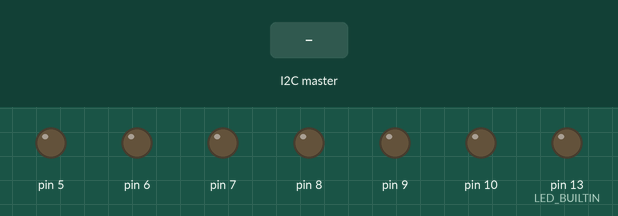
Recording of a sketch running on a simulated Arduino Uno, built with avr-gcc and run on an emulated ATmega328P. Shown: output pins drawn as LEDs (lit = HIGH). Dashed ring = blinking. The inputs (shaded band) are chosen by the test bench. What the sketch prints to the serial monitor is not drawn.

Above: at 1.2 s.
1.3 s: the I2C master sends the byte 1
At 2.6 s:
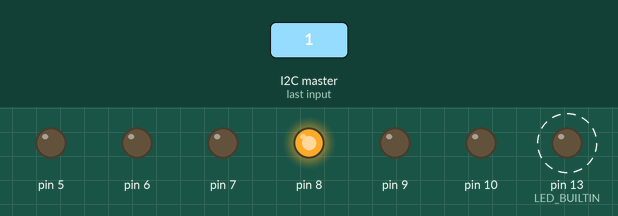
4.3 s: the I2C master sends the byte 2
At 6.05 s:
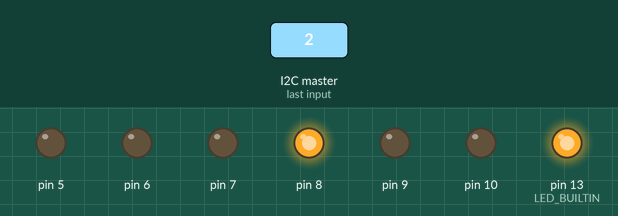
Timing chart, 0 to 10.6 s (numbered marks = the images above; inputs shaded):
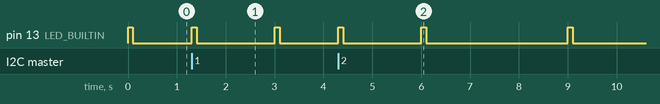

Measured:
- after the input at 1.3 s, pin 8: LOW → HIGH at once

The sketch:

I2C_motoren_arduino.ino
```cpp
#include <Wire.h>
#include "Motor.h"

#define SERIAL_OUTPUT
#define SLAVE_ADDRESS 0x08

Motor motorRight(5, 7, 8, A0, 2);
Motor motorLeft(6, 9, 10, A1, 3);

template<class T>
void print(T message) {
#ifdef SERIAL_OUTPUT
  Serial.print(message);
#endif
}

template<class T>
void println(T message) {
#ifdef SERIAL_OUTPUT
  Serial.println(message);
#endif
}


void setup() {
  Wire.begin(SLAVE_ADDRESS);
  Wire.onReceive(receiveEvent);

  pinMode(LED_BUILTIN, OUTPUT);

#ifdef SERIAL_OUTPUT
  Serial.begin(115200);
#endif

  println("Motoren Arduino");
  print("Adresse: "); Serial.println(SLAVE_ADDRESS);

}

inline void recieveError() {
  println("WARNING: Recieved wrong/corrupted data");
}


void loop() {

  // Motoren ansteuern

  digitalWrite(LED_BUILTIN, HIGH);
  delay(100);
  digitalWrite(LED_BUILTIN, LOW);
  delay(3000 - 100);
}

void receiveEvent(int byte_amount) {


  print("Anzahl: ");
  println(byte_amount);


  if (byte_amount == 2) {
    recieveError();
    return;
  }

  digitalWrite(LED_BUILTIN, HIGH);

  int command = Wire.read();
  int puffer_b = Wire.read();

  print("Comand: ");
  print(command);
  print("\tBuffer: ");
  print(puffer_b);

  int inbytes[byte_amount - 2];

  int index = 0;
  print("  data: [");
  while (Wire.available()/* && index < byte_amount - 2*/) {
    inbytes[index++] = Wire.read();
    print(inbytes[index - 1]);
    if(Wire.available() > 0)
      print(";");
  }
  println("]");


  if (command == MOTOR_DIR_PWM) {
    int side = inbytes[0];
    int dir = inbytes[1];
    int pwm = inbytes[2];

    println("MOTOR_DIR_PWM");

    if (side == MOTOR_LEFT) {
      motorLeft.update(dir, pwm);
    } else if (side == MOTOR_RIGHT) {
      motorRight.update(dir, pwm);
    } else if (side == MOTOR_BOTH) {
      motorLeft.update(dir, pwm);
      motorRight.update(dir, pwm);
    }
  } else if (command == MOTOR_DIR_PWM_BOTH) {
    int dir_l = inbytes[0];
    int pwm_l = inbytes[1];
    int dir_r = inbytes[2];
    int pwm_r = inbytes[3];

    println("MOTOR_DIR_PWM_BOTH");

    motorLeft.update(dir_l, pwm_l);
    motorRight.update(dir_r, pwm_r);

  } else if (command = MOTOR_STATE) {
    int side = inbytes[0];
    int state = inbytes[1];

    println("MOTOR_STATE");

    if (side == MOTOR_LEFT) {
      motorLeft.update(state);
    } else if (side == MOTOR_RIGHT) {
      motorRight.update(state);
    } else if (side == MOTOR_BOTH) {
      motorLeft.update(state);
      motorRight.update(state);
    } else {
      recieveError();
    }
  } else {
    recieveError();
  }

  digitalWrite(LED_BUILTIN, LOW);
}
```

Motor.cpp
```cpp
#include "Arduino.h"
#include "Motor.h"

#define NORMAL_SPEED 90

Motor::Motor(int pin_d, int pin_in1, int pin_in2, int pin_fb, int pin_sf) {
  _pin_d = pin_d;
  _pin_in1 = pin_in1;
  _pin_in2 = pin_in2;
  _pin_fb = pin_fb;
  _pin_sf = pin_sf;
  pinMode(_pin_d, OUTPUT);
  pinMode(_pin_in1, OUTPUT);
  pinMode(_pin_in2, OUTPUT);
  pinMode(_pin_fb, INPUT);
  pinMode(_pin_sf, INPUT);
}

void Motor::setupInterruptHandler(void (*ISR)(void), int value) {
  attachInterrupt(digitalPinToInterrupt(_pin_sf), ISR, RISING);
}


// Setzt Richtung und Geschwindigkeit des Motors.
// direction = MOTOR_FORWARD oder MOTOR_BACKWARD
void Motor::update(int direction, int speed) {
  if(direction == MOTOR_FORWARD) {
    vor(speed);
  } else if (direction == MOTOR_BACKWARD) {
    zurueck(speed);
  }
}


// Setzt den Zustand des Motors.
// Defines aus Motor.h werden genutzt
void Motor::update(int state) {
  if (state == MOTOR_OFF) {
    aus();
  } else if(state == MOTOR_FORWARD_NORMAL) {
    vor();
  } else if(state == MOTOR_BACKWARD_NORMAL) {
    zurueck();
  }
}

void Motor::vor() {
  digitalWrite(_pin_in1, LOW);
  digitalWrite(_pin_in2, HIGH);
  analogWrite(_pin_d, NORMAL_SPEED);
}

void Motor::vor(int speed) {
  digitalWrite(_pin_in1, LOW);
  digitalWrite(_pin_in2, HIGH);
  analogWrite(_pin_d, speed);
}

void Motor::zurueck() {
  digitalWrite(_pin_in1, HIGH);
  digitalWrite(_pin_in2, LOW);
  analogWrite(_pin_d, NORMAL_SPEED);
}

void Motor::zurueck(int speed) {
  digitalWrite(_pin_in1, HIGH);
  digitalWrite(_pin_in2, LOW);
  analogWrite(_pin_d, speed);
}

void Motor::aus() {
  digitalWrite(_pin_in1, LOW);
  digitalWrite(_pin_in2, LOW);
  analogWrite(_pin_d, 0);
}

float Motor::get_current() {
  return analogRead(_pin_fb) / ( 1023 /(5 * 0.55));
}
```

Motor.h
```cpp
#ifndef MOTOR_H
#define MOTOR_H

#include "Arduino.h"

// WHAT TO DO
#define MOTOR_DIR_PWM 0
#define MOTOR_DIR_PWM_BOTH 1
#define MOTOR_STATE 2

// WICH MOTOR
#define MOTOR_LEFT 0
#define MOTOR_RIGHT 1
#define MOTOR_BOTH 2

// WICH DIRECTION
#define MOTOR_FORWARD 0
#define MOTOR_BACKWARD 1

// WICH MOTOR STATE
#define MOTOR_OFF 1
#define MOTOR_FORWARD_NORMAL 2
#define MOTOR_BACKWARD_NORMAL 3


class Motor
{
  public:
    Motor(int pin_d, int pin_in1, int pin_in2, int pin_fb, int pin_sf);
    void
      setupInterruptHandler(void (*ISR)(void), int value),
      update(int direction, int speed),
      update(int state);
    float get_current();

  private:
    void
      vor(),
      vor(int speed),
      zurueck(),
      zurueck(int speed),
      aus();

    int _direction;
    int _speed;

    int _pin_d;
    int _pin_in1;
    int _pin_in2;
    int _pin_fb;
    int _pin_sf;
};

#endif
```
